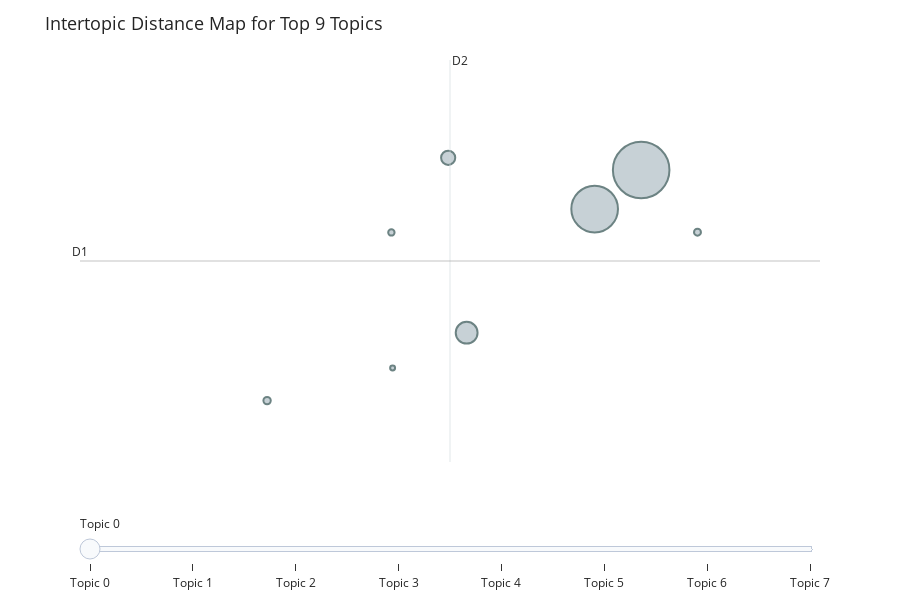
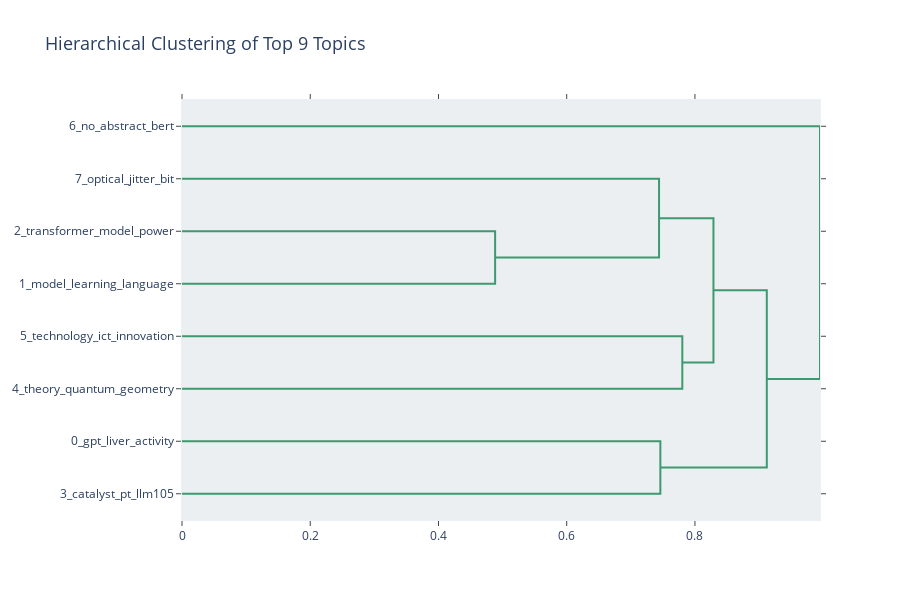
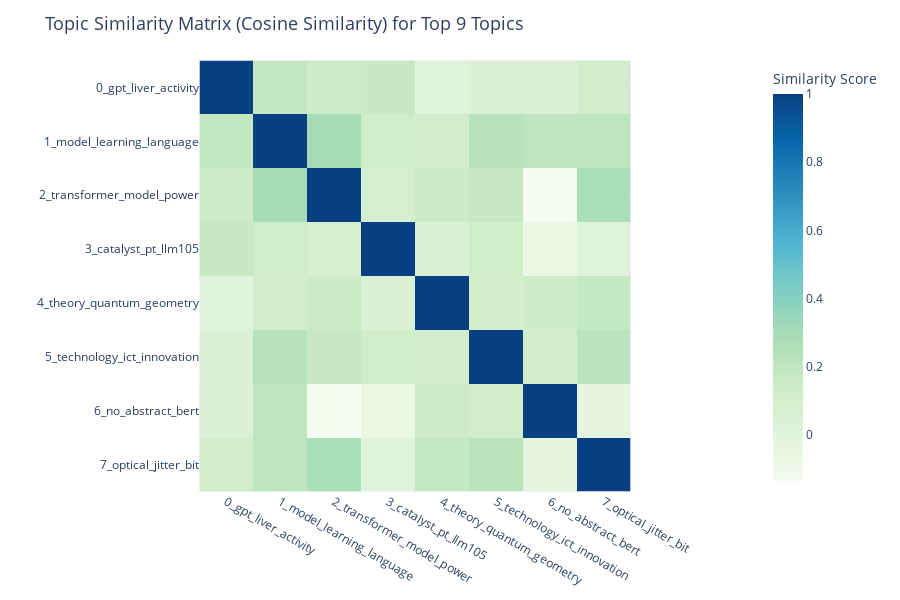

Notebook code cell kept with these figures, in order:
### Code cell
# Step 6: Visualize the topic relationships for the top topics using three methods

# Check the number of topics generated
topic_info = topic_model.get_topic_info()
n_generated_topics = len(topic_info[topic_info.Topic != -1])  # Exclude outliers (-1)

# Display the number of generated topics
print(f"Number of topics generated: {n_generated_topics}")

# Ensure we can reduce to at most the number of topics generated
nr_topics_to_reduce = min(n_generated_topics, 10)  # Choose the minimum between generated topics and 10

# Filter the model to only keep the top topics
topic_model_reduced = topic_model.reduce_topics(documents_processed, nr_topics=nr_topics_to_reduce)

# 1. Intertopic Distance Map for Top Topics
print(f"Visualizing the Intertopic Distance Map for Top {nr_topics_to_reduce} Topics...")
intertopic_distance_fig = topic_model_reduced.visualize_topics()
intertopic_distance_fig.update_layout(
    title=f"Intertopic Distance Map for Top {nr_topics_to_reduce} Topics",
    title_font_size=18,
    font=dict(size=12),
    width=900, height=600
)
intertopic_distance_fig.show()

# 2. Hierarchical Clustering of Top Topics
print(f"Visualizing Hierarchical Clustering of Top {nr_topics_to_reduce} Topics...")
hierarchical_clustering_fig = topic_model_reduced.visualize_hierarchy()
hierarchical_clustering_fig.update_layout(
    title=f"Hierarchical Clustering of Top {nr_topics_to_reduce} Topics",
    title_font_size=18,
    font=dict(size=12),
    width=900, height=600
)
hierarchical_clustering_fig.show()

# 3. Topic Similarity Matrix (Cosine Similarity Heatmap) for Top Topics
print(f"Visualizing the Topic Similarity Matrix for Top {nr_topics_to_reduce} Topics...")
similarity_matrix_fig = topic_model_reduced.visualize_heatmap()
similarity_matrix_fig.update_layout(
    title=f"Topic Similarity Matrix (Cosine Similarity) for Top {nr_topics_to_reduce} Topics",
    title_font_size=18,
    font=dict(size=12),
    width=900, height=600
)
similarity_matrix_fig.show()

### Figure 1 — Plotly figure (JSON) as saved in the notebook; plotly's stock layout.template omitted (floating-point values rounded to 4 significant figures)
{"data": [{"customdata": [[0, "gpt | liver | activity | level | patient", 6950], [1, "model | learning | language | data | information", 4728], [2, "transformer | model | power | method | simulation", 1037], [3, "catalyst | pt | llm105 | surface | reaction", 435], [4, "theory | quantum | geometry | llm | state", 118], [5, "technology | ict | innovation | gpts | general", 105], [6, "no | abstract | bert | available | und", 88], [7, "optical | jitter | bit | test | network", 53]], "hovertemplate": "<b>Topic %{customdata[0]}</b><br>%{customdata[1]}<br>Size: %{customdata[2]}", "legendgroup": "", "marker": {"color": "#B0BEC5", "line": {"color": "DarkSlateGrey", "width": 2}, "size": [6950, 4728, 1037, 435, 118, 105, 88, 53], "sizemode": "area", "sizeref": 4.344, "symbol": "circle"}, "mode": "markers", "name": "", "orientation": "v", "showlegend": false, "type": "scatter", "x": [-2.375, -2.502, -2.85, -2.9, -3.393, -2.222, -3.055, -3.052], "xaxis": "x", "y": [11.05, 10.38, 8.245, 11.27, 7.072, 9.982, 9.977, 7.635], "yaxis": "y"}], "layout": {"annotations": [{"showarrow": false, "text": "D1", "x": -3.902, "y": 9.483, "yshift": 10}, {"showarrow": false, "text": "D2", "x": -2.895, "xshift": 10, "y": 12.96}], "font": {"size": 12}, "height": 600, "hoverlabel": {"bgcolor": "white", "font": {"family": "Rockwell", "size": 16}}, "legend": {"itemsizing": "constant", "tracegroupgap": 0}, "margin": {"t": 60}, "shapes": [{"line": {"color": "#CFD8DC", "width": 2}, "type": "line", "x0": -2.895, "x1": -2.895, "y0": 6.011, "y1": 12.96}, {"line": {"color": "#9E9E9E", "width": 2}, "type": "line", "x0": -3.902, "x1": -1.889, "y0": 9.483, "y1": 9.483}], "sliders": [{"active": 0, "pad": {"t": 50}, "steps": [{"args": [{"marker.color": [["red", "#B0BEC5", "#B0BEC5", "#B0BEC5", "#B0BEC5", "#B0BEC5", "#B0BEC5", "#B0BEC5"]]}], "label": "Topic 0", "method": "update"}, {"args": [{"marker.color": [["#B0BEC5", "red", "#B0BEC5", "#B0BEC5", "#B0BEC5", "#B0BEC5", "#B0BEC5", "#B0BEC5"]]}], "label": "Topic 1", "method": "update"}, {"args": [{"marker.color": [["#B0BEC5", "#B0BEC5", "red", "#B0BEC5", "#B0BEC5", "#B0BEC5", "#B0BEC5", "#B0BEC5"]]}], "label": "Topic 2", "method": "update"}, {"args": [{"marker.color": [["#B0BEC5", "#B0BEC5", "#B0BEC5", "red", "#B0BEC5", "#B0BEC5", "#B0BEC5", "#B0BEC5"]]}], "label": "Topic 3", "method": "update"}, {"args": [{"marker.color": [["#B0BEC5", "#B0BEC5", "#B0BEC5", "#B0BEC5", "red", "#B0BEC5", "#B0BEC5", "#B0BEC5"]]}], "label": "Topic 4", "method": "update"}, {"args": [{"marker.color": [["#B0BEC5", "#B0BEC5", "#B0BEC5", "#B0BEC5", "#B0BEC5", "red", "#B0BEC5", "#B0BEC5"]]}], "label": "Topic 5", "method": "update"}, {"args": [{"marker.color": [["#B0BEC5", "#B0BEC5", "#B0BEC5", "#B0BEC5", "#B0BEC5", "#B0BEC5", "red", "#B0BEC5"]]}], "label": "Topic 6", "method": "update"}, {"args": [{"marker.color": [["#B0BEC5", "#B0BEC5", "#B0BEC5", "#B0BEC5", "#B0BEC5", "#B0BEC5", "#B0BEC5", "red"]]}], "label": "Topic 7", "method": "update"}]}], "title": {"font": {"size": 18}, "text": "Intertopic Distance Map for Top 9 Topics"}, "width": 900, "xaxis": {"anchor": "y", "domain": [0, 1], "range": [-3.902, -1.889], "title": {"text": ""}, "visible": false}, "yaxis": {"anchor": "x", "domain": [0, 1], "range": [6.011, 12.96], "title": {"text": ""}, "visible": false}}}

### Figure 2 — Plotly figure (JSON) as saved in the notebook; plotly's stock layout.template omitted (floating-point values rounded to 4 significant figures)
{"data": [{"hoverinfo": "text", "marker": {"color": "rgb(61,153,112)"}, "mode": "lines", "type": "scatter", "x": [0, 0.4883, 0.4883, 0], "xaxis": "x", "y": [-25, -25, -35, -35], "yaxis": "y"}, {"hoverinfo": "text", "marker": {"color": "rgb(61,153,112)"}, "mode": "lines", "type": "scatter", "x": [0, 0.744, 0.744, 0.4883], "xaxis": "x", "y": [-15, -15, -30, -30], "yaxis": "y"}, {"hoverinfo": "text", "marker": {"color": "rgb(61,153,112)"}, "mode": "lines", "type": "scatter", "x": [0, 0.7803, 0.7803, 0], "xaxis": "x", "y": [-45, -45, -55, -55], "yaxis": "y"}, {"hoverinfo": "text", "marker": {"color": "rgb(61,153,112)"}, "mode": "lines", "type": "scatter", "x": [0.744, 0.8289, 0.8289, 0.7803], "xaxis": "x", "y": [-22.5, -22.5, -50, -50], "yaxis": "y"}, {"hoverinfo": "text", "marker": {"color": "rgb(61,153,112)"}, "mode": "lines", "type": "scatter", "x": [0, 0.7461, 0.7461, 0], "xaxis": "x", "y": [-65, -65, -75, -75], "yaxis": "y"}, {"hoverinfo": "text", "marker": {"color": "rgb(61,153,112)"}, "mode": "lines", "type": "scatter", "x": [0.8289, 0.9121, 0.9121, 0.7461], "xaxis": "x", "y": [-36.25, -36.25, -70, -70], "yaxis": "y"}, {"hoverinfo": "text", "marker": {"color": "rgb(61,153,112)"}, "mode": "lines", "type": "scatter", "x": [0, 0.995, 0.995, 0.9121], "xaxis": "x", "y": [-5, -5, -53.12, -53.12], "yaxis": "y"}], "layout": {"autosize": false, "font": {"size": 12}, "height": 600, "hoverlabel": {"bgcolor": "white", "font": {"family": "Rockwell", "size": 16}}, "hovermode": "closest", "plot_bgcolor": "#ECEFF1", "showlegend": false, "title": {"font": {"size": 18}, "text": "Hierarchical Clustering of Top 9 Topics"}, "width": 900, "xaxis": {"mirror": "allticks", "rangemode": "tozero", "showgrid": false, "showline": true, "showticklabels": true, "ticks": "outside", "type": "linear", "zeroline": false}, "yaxis": {"mirror": "allticks", "range": [-80, 0], "rangemode": "tozero", "showgrid": false, "showline": true, "showticklabels": true, "tickmode": "array", "ticks": "outside", "ticktext": ["6_no_abstract_bert", "7_optical_jitter_bit", "2_transformer_model_power", "1_model_learning_language", "5_technology_ict_innovation", "4_theory_quantum_geometry", "0_gpt_liver_activity", "3_catalyst_pt_llm105"], "tickvals": [-5, -15, -25, -35, -45, -55, -65, -75], "type": "linear", "zeroline": false}}}

### Figure 3 — Plotly figure (JSON) as saved in the notebook; plotly's stock layout.template omitted (floating-point values rounded to 4 significant figures)
{"data": [{"coloraxis": "coloraxis", "hovertemplate": "x: %{x}<br>y: %{y}<br>Similarity Score: %{z}<extra></extra>", "name": "0", "type": "heatmap", "x": ["0_gpt_liver_activity", "1_model_learning_language", "2_transformer_model_power", "3_catalyst_pt_llm105", "4_theory_quantum_geometry", "5_technology_ict_innovation", "6_no_abstract_bert", "7_optical_jitter_bit"], "xaxis": "x", "y": ["0_gpt_liver_activity", "1_model_learning_language", "2_transformer_model_power", "3_catalyst_pt_llm105", "4_theory_quantum_geometry", "5_technology_ict_innovation", "6_no_abstract_bert", "7_optical_jitter_bit"], "yaxis": "y", "z": [[1.0, 0.1846, 0.1424, 0.1709, 0.007294, 0.04581, 0.04696, 0.1082], [0.1846, 1.0, 0.296, 0.1214, 0.1092, 0.233, 0.2052, 0.2073], [0.1424, 0.296, 1.0, 0.0925, 0.152, 0.1715, -0.1341, 0.2851], [0.1709, 0.1214, 0.0925, 1, 0.05358, 0.1205, -0.0573, 0.01124], [0.007294, 0.1092, 0.152, 0.05358, 1.0, 0.09932, 0.126, 0.1794], [0.04581, 0.233, 0.1715, 0.1205, 0.09932, 1.0, 0.1142, 0.2203], [0.04696, 0.2052, -0.1341, -0.0573, 0.126, 0.1142, 1.0, -0.0223], [0.1082, 0.2073, 0.2851, 0.01124, 0.1794, 0.2203, -0.0223, 1.0]]}], "layout": {"coloraxis": {"colorbar": {"title": {"text": "Similarity Score"}}, "colorscale": [[0, "rgb(247,252,240)"], [0.125, "rgb(224,243,219)"], [0.25, "rgb(204,235,197)"], [0.375, "rgb(168,221,181)"], [0.5, "rgb(123,204,196)"], [0.625, "rgb(78,179,211)"], [0.75, "rgb(43,140,190)"], [0.875, "rgb(8,104,172)"], [1, "rgb(8,64,129)"]]}, "font": {"size": 12}, "height": 600, "hoverlabel": {"bgcolor": "white", "font": {"family": "Rockwell", "size": 16}}, "legend": {"title": {"text": "Trend"}}, "margin": {"t": 60}, "showlegend": true, "title": {"font": {"size": 18}, "text": "Topic Similarity Matrix (Cosine Similarity) for Top 9 Topics"}, "width": 900, "xaxis": {"anchor": "y", "constrain": "domain", "domain": [0, 1], "scaleanchor": "y"}, "yaxis": {"anchor": "x", "autorange": "reversed", "constrain": "domain", "domain": [0, 1]}}}
